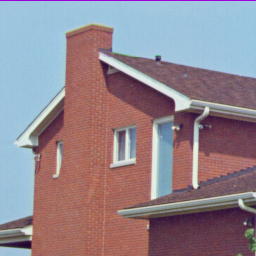
#> input picture home.png, 256 x 256 px
$ jupyter execute slam_lab6.ipynb
#> lines starting #> are read from the running program, lines starting #| are printed output that depends on the picture; after the words box and inside, x2 and y2 are one past the last pixel; in counts of white or black regions, pixels touching at a corner belong together
[cell 1]
import numpy as np
import cv2 as cv

[cell 2]
img = cv.imread('home.png')
#> img is the input picture: shape (256, 256, 3); mean B, G, R 142, 133, 146.6
gray= cv.cvtColor(img,cv.COLOR_BGR2GRAY)
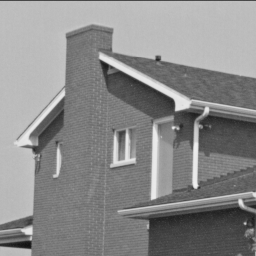
#> gray: shape (256, 256); min 17, max 239, mean 138.1
sift = cv.SIFT_create()
kp = sift.detect(gray,None)
#> kp = 201 keypoints; strongest (x, y, size): (182, 103, 10.5), (245, 223, 1.8), (28, 231, 6), (195, 185, 4)
img=cv.drawKeypoints(gray,kp,img)
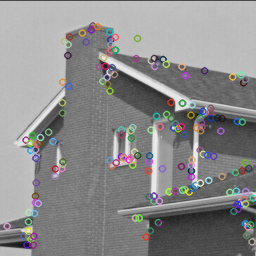
#> img: shape (256, 256, 3); mean B, G, R 138.7, 138.5, 138.9
cv.imwrite('sift_keypoints.jpg',img)
#> Out = True

[cell 3]
img=cv.drawKeypoints(gray,kp,img,flags=cv.DRAW_MATCHES_FLAGS_DRAW_RICH_KEYPOINTS)
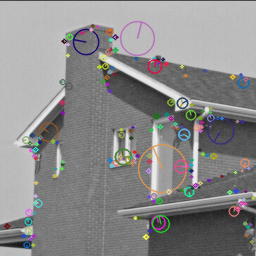
#> img: shape (256, 256, 3); 15.5% of pixels changed, all inside (x1, y1, x2, y2) = (2, 20, 256, 250)
cv.imwrite('sift_keypoints1.jpg',img)
#> Out = True

[cell 4]
sift = cv.SIFT_create()
kp, des = sift.detectAndCompute(gray,None)

[cell 5]
kp, des

second

[cell 6]
import numpy as np
import cv2 as cv
from matplotlib import pyplot as plt

[cell 7]
img = cv.imread('simple.jpg', cv.IMREAD_GRAYSCALE)
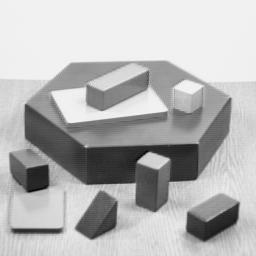
#> input picture simple.jpg, 256 x 256 px
#> img is the input picture: shape (256, 256); min 0, max 252, mean 182.8
# Initiate ORB detector
orb = cv.ORB_create()
# find the keypoints with ORB
kp = orb.detect(img,None)
#> kp = 290 keypoints; strongest (x, y, size): (143, 161, 92.6), (140, 161, 53.6), (142, 162, 77.1), (138, 161, 37.2)
# compute the descriptors with ORB
kp, des = orb.compute(img, kp)
# draw only keypoints location,not size and orientation
img2 = cv.drawKeypoints(img, kp, None, color=(0,255,0), flags=0)
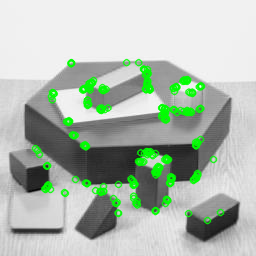
#> img2: shape (256, 256, 3); mean of channels 0, 1, 2 175.2, 188.1, 175.2; drawn as B, G, R
plt.imshow(img2), plt.show()
